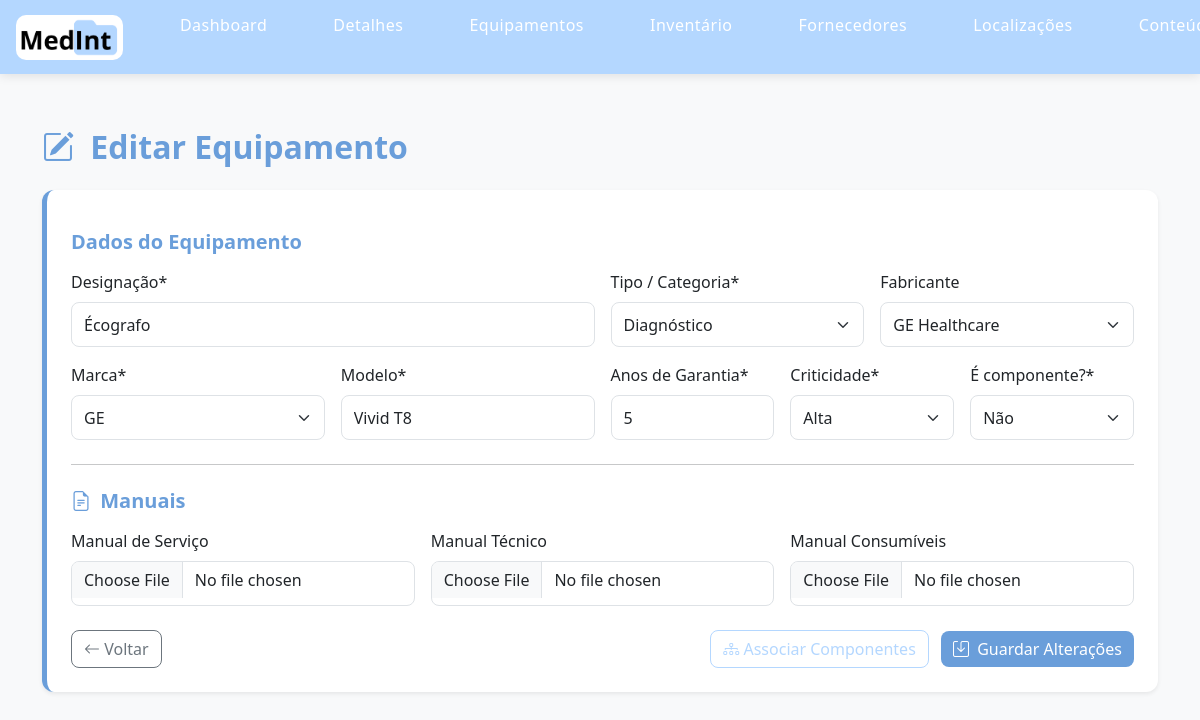
Screenshot of /1230798/medint/private/editar_equipamento.php?id=82 (signed in) with the database file from the repository.
### tables this page shows
CREATE TABLE IF NOT EXISTS `equipamentos` (
  `id` int NOT NULL AUTO_INCREMENT,
  `descricao` varchar(100) NOT NULL DEFAULT '0',
  `idTipo` int NOT NULL DEFAULT '0',
  `idMarca` int NOT NULL DEFAULT '0',
  `modelo` varchar(100) NOT NULL DEFAULT '0',
  `anosGarantia` int NOT NULL COMMENT 'Garantia em Anos',
  `criticidade` enum('','Baixa','Média','Alta','Suporte de vida') NOT NULL DEFAULT '',
  `componente` bit(1) NOT NULL DEFAULT (0),
  `idfabricante` int DEFAULT NULL,
  `manualSer` varchar(250) DEFAULT NULL,
  `manualTec` varchar(250) DEFAULT NULL,
  `manualCon` varchar(250) DEFAULT NULL,
  PRIMARY KEY (`id`),
  KEY `FK_equipamentos_marca` (`idMarca`) USING BTREE,
  KEY `FK_equipamentos_tipoequipamento` (`idTipo`),
  KEY `FK_equipamentos_fabricante` (`idfabricante`),
  CONSTRAINT `FK_equipamentos_fabricante` FOREIGN KEY (`idfabricante`) REFERENCES `fabricante` (`id`),
  CONSTRAINT `FK_equipamentos_marca` FOREIGN KEY (`idMarca`) REFERENCES `marca` (`id`),
  CONSTRAINT `FK_equipamentos_tipoequipamento` FOREIGN KEY (`idTipo`) REFERENCES `tipoequipamento` (`id`)
);

CREATE TABLE IF NOT EXISTS `tipoequipamento` (
  `id` int NOT NULL AUTO_INCREMENT,
  `descricao` char(100) DEFAULT NULL,
  `identcod` char(2) DEFAULT NULL,
  PRIMARY KEY (`id`)
);

CREATE TABLE IF NOT EXISTS `fabricante` (
  `nome` varchar(50) NOT NULL,
  `id` int NOT NULL AUTO_INCREMENT,
  `webSite` varchar(100) DEFAULT NULL,
  PRIMARY KEY (`id`,`nome`),
  KEY `nome` (`nome`)
);

CREATE TABLE IF NOT EXISTS `marca` (
  `id` int NOT NULL AUTO_INCREMENT,
  `descricao` char(100) NOT NULL DEFAULT '',
  PRIMARY KEY (`id`)
);

### 1230798/medint/private/editar_equipamento.php (the view, shortened to what this page needs)
<?php
try {
    $ligacao = new PDO(
        "mysql:host=" . MYSQL_HOST . ";port=" . MYSQL_PORT . ";dbname=" . MYSQL_DATABASE . ";charset=utf8",
        MYSQL_USERNAME,
        MYSQL_PASSWORD
    );
    $ligacao->setAttribute(PDO::ATTR_ERRMODE, PDO::ERRMODE_EXCEPTION);
    $id = $_GET['id'] ?? '';
    $stmtEquipamento = $ligacao->prepare("
        SELECT id,
               descricao,
               idTipo,
               idfabricante,
               idMarca,
               modelo,
               anosGarantia,
               criticidade,
               componente + 0 AS componente,
               manualSer,
               manualTec,
               manualCon
        FROM equipamentos
        WHERE id = ?
    ");
    $stmtEquipamento->execute([$id]);
    $equipamento = $stmtEquipamento->fetch(PDO::FETCH_OBJ);
    $tipos = $ligacao->query("
        SELECT id, descricao
        FROM tipoequipamento
        ORDER BY descricao
    ")->fetchAll(PDO::FETCH_OBJ);
    $marcas = $ligacao->query("
        SELECT id, descricao
        FROM marca
        ORDER BY descricao
    ")->fetchAll(PDO::FETCH_OBJ);
    $fabricantes = $ligacao->query("
    SELECT id, nome
    FROM fabricante
    ORDER BY nome
")->fetchAll(PDO::FETCH_OBJ);
    $stmtAssociados = $ligacao->prepare("
        SELECT ec.idEquiComp,
               e.descricao,
               e.modelo
        FROM equipamentocomponentes ec
        INNER JOIN equipamentos e ON ec.idEquiComp = e.id
        WHERE ec.idEquiPai = ?
        ORDER BY e.descricao
    ");
    $stmtAssociados->execute([$id]);
    $componentesAssociados = $stmtAssociados->fetchAll(PDO::FETCH_OBJ);
} catch (PDOException $e) {
    die("Erro ao carregar dados: " . $e->getMessage());
}
include __DIR__ . '/includes/header_priv.php';
?>
<div class="container py-5" style="padding-top: 100px;">
    <h2 class="mb-4">
        <i class="bi bi-pencil-square me-2 text-primary"></i>
        Editar Equipamento
    </h2>
    <div class="card p-4 shadow-sm">
<form method="post"
      action="editar_equipamento.php?id=<?= urlencode($equipamento->id) ?>"
      enctype="multipart/form-data">
            <h5 class="mt-3 mb-3">Dados do Equipamento</h5>
            <div class="row g-3">
                <div class="col-md-6">
                    <label class="form-label">Designação*</label>
                    <input type="text"
                           name="descricao"
                           class="form-control"
                           value="<?= htmlspecialchars($old_input['descricao'] ?? $equipamento->descricao) ?>"
                           required>
                </div>
                <div class="col-md-3">
                    <label class="form-label">Tipo / Categoria*</label>
                    <select name="idTipo" class="form-select" required>
                        <?php foreach ($tipos as $tipo): ?>
                            <option value="<?= $tipo->id ?>"
                                <?= (($old_input['idTipo'] ?? $equipamento->idTipo) == $tipo->id) ? 'selected' : '' ?>>
                                <?= htmlspecialchars($tipo->descricao) ?>
                            </option>
                        <?php endforeach; ?>
                    </select>
                </div>
                <div class="col-md-3">
                        <label class="form-label">Fabricante</label>
                        <select name="idfabricante" class="form-select">
                            <?php foreach ($fabricantes as $fabricante): ?>
                                <option value="<?= $fabricante->id ?>"
                                    <?= (($old_input['idfabricante'] ?? $equipamento->idfabricante) == $fabricante->id) ? 'selected' : '' ?>>
                                    <?= htmlspecialchars($fabricante->nome) ?>
                                </option>
                            <?php endforeach; ?>
                        </select>
                    </div>
                <div class="col-md-3">
                    <label class="form-label">Marca*</label>
                    <select name="idMarca" class="form-select" required>
                        <?php foreach ($marcas as $marca): ?>
                            <option value="<?= $marca->id ?>"
                                <?= (($old_input['idMarca'] ?? $equipamento->idMarca) == $marca->id) ? 'selected' : '' ?>>
                                <?= htmlspecialchars($marca->descricao) ?>
                            </option>
                        <?php endforeach; ?>
                    </select>
                </div>
                <div class="col-md-3">
                    <label class="form-label">Modelo*</label>
                    <input type="text"
                           name="modelo"
                           class="form-control"
                           value="<?= htmlspecialchars($old_input['modelo'] ?? $equipamento->modelo) ?>"
                           required>
                </div>
                <div class="col-md-2">
                    <label class="form-label">Anos de Garantia*</label>
                    <input type="number"
                           name="anosGarantia"
                           class="form-control"
                           min="0"
                           value="<?= htmlspecialchars($old_input['anosGarantia'] ?? $equipamento->anosGarantia) ?>"
                           required>
                </div>
                <div class="col-md-2">
                    <label class="form-label">Criticidade*</label>
                    <select name="criticidade" class="form-select" required>
                        <option value="Alta" <?= $equipamento->criticidade === 'Alta' ? 'selected' : '' ?>>
                            Alta
                        </option>
                    </select>
                </div>
                <div class="col-md-2">
                    <label class="form-label">É componente?*</label>
                    <select name="componente" class="form-select" required>
                        <option value="0" <?= $equipamento->componente == 0 ? 'selected' : '' ?>>
                            Não
                        </option>
                    </select>
                </div>
            </div>
<hr class="my-4">
<h5 class="mt-3 mb-3">
    <i class="bi bi-file-earmark-text me-1"></i>
    Manuais
</h5>
<div class="row g-3">
    <div class="col-md-4">
        <label class="form-label">Manual de Serviço</label>
        <input type="file" name="manualSer" id="manualSer" class="form-control">
    </div>
    <div class="col-md-4">
        <label class="form-label">Manual Técnico</label>
        <input type="file" name="manualTec" id="manualTec" class="form-control">
    </div>
    <div class="col-md-4">
        <label class="form-label">Manual Consumíveis</label>
        <input type="file" name="manualCon" id="manualCon" class="form-control">
    </div>
</div>
            <div class="mt-4 d-flex justify-content-between">
                <a href="lista_equipamentos.php" class="btn btn-outline-secondary">
                    <i class="bi bi-arrow-left"></i>
                    Voltar
                </a>
                <div>
                    <button type="button"
                            id="btnMostrarComponentes"
                            class="btn btn-outline-primary me-2 <?= !empty($componentesAssociados) ? 'd-none' : '' ?>">
                        <i class="bi bi-diagram-3"></i>
                        Associar Componentes
                    </button>
                    <button type="submit" id="btnGuardarEquipamentoTopo" class="btn btn-primary <?= !empty($componentesAssociados) ? 'd-none' : '' ?>">
                        <i class="bi bi-save me-1"></i>
                        Guardar Alterações
                    </button>
                </div>
            </div>
        </form>
    </div>
</div>
</body>
</html>

### 1230798/medint/css/1230798.css (style rules this page uses)
:root { --primary: #6a9eda; --primary-dark: #5a8bc7; --primary-soft: #eaf4ff; --secondary: #b4d7ff; --dark: #1f2937; --gray: #6c757d; --light-gray: #f8f9fa; --success: #198754; --danger: #dc3545; --warning:#ff0707; }
body { background-color: var(--light-gray); font-family: "Segoe UI", Tahoma, Geneva, Verdana, sans-serif; margin:0; }
h2, h3, h4, h5 { font-weight: 600; color: #6a9eda; }
.card { border: none; border-radius: 12px; background-color: #fff; border-left: 5px solid var(--primary); }
.card h5 { font-weight: 600; }
.form-label { font-weight: 500; }
.form-control, .form-select { border-radius: 8px; }
.btn { border-radius: 8px; font-weight: 500; }
.btn-primary { background-color: var(--primary); border: none; }
.btn-outline-primary { color: var(--secondary); border-color: var(--secondary); border-radius: 8px; }
.bi { color: var(--primary-) !important; }
a { color: var(--secondary); }
.card .form-control, .card .form-select { height: 45px; }
body { padding-top: 80px; }
.form-control { height: 45px; border-radius: 8px; }

### rows the page displays
equipamentos: descricao "Écografo", idTipo "Diagnóstico", idfabricante "GE Healthcare", idMarca "GE", modelo "Vivid T8", anosGarantia "5", criticidade "Alta"
